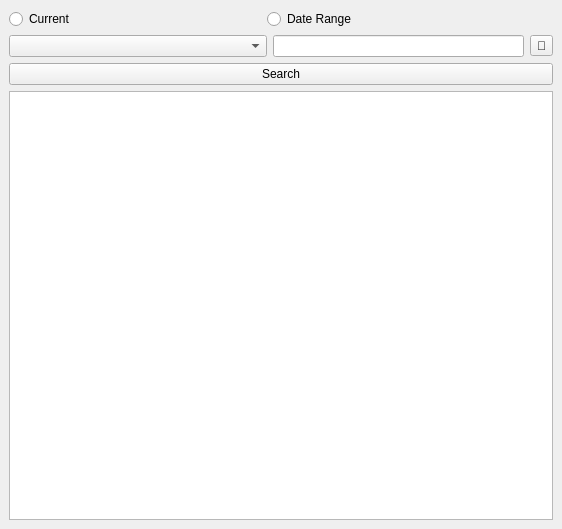
<?xml version="1.0" encoding="UTF-8"?>
<ui version="4.0">
 <class>MainWindow</class>
 <widget class="QMainWindow" name="MainWindow">
  <property name="geometry">
   <rect>
    <x>0</x>
    <y>0</y>
    <width>562</width>
    <height>529</height>
   </rect>
  </property>
  <property name="windowTitle">
   <string>MainWindow</string>
  </property>
  <widget class="QWidget" name="centralwidget">
   <layout class="QGridLayout" name="gridLayout">
    <item row="0" column="0">
     <widget class="QRadioButton" name="radioButton">
      <property name="sizePolicy">
       <sizepolicy hsizetype="Expanding" vsizetype="Fixed">
        <horstretch>0</horstretch>
        <verstretch>0</verstretch>
       </sizepolicy>
      </property>
      <property name="text">
       <string>Current</string>
      </property>
     </widget>
    </item>
    <item row="1" column="0" colspan="2">
     <widget class="QComboBox" name="comboBox">
      <property name="sizePolicy">
       <sizepolicy hsizetype="Expanding" vsizetype="Fixed">
        <horstretch>0</horstretch>
        <verstretch>0</verstretch>
       </sizepolicy>
      </property>
     </widget>
    </item>
    <item row="0" column="1" colspan="2">
     <widget class="QRadioButton" name="radioButton_2">
      <property name="sizePolicy">
       <sizepolicy hsizetype="Expanding" vsizetype="Fixed">
        <horstretch>0</horstretch>
        <verstretch>0</verstretch>
       </sizepolicy>
      </property>
      <property name="text">
       <string>Date Range</string>
      </property>
     </widget>
    </item>
    <item row="2" column="0" colspan="4">
     <widget class="QPushButton" name="pushButton">
      <property name="sizePolicy">
       <sizepolicy hsizetype="Expanding" vsizetype="Fixed">
        <horstretch>0</horstretch>
        <verstretch>0</verstretch>
       </sizepolicy>
      </property>
      <property name="text">
       <string>Search</string>
      </property>
     </widget>
    </item>
    <item row="1" column="3">
     <widget class="QToolButton" name="calendarButton">
      <property name="sizePolicy">
       <sizepolicy hsizetype="Preferred" vsizetype="Fixed">
        <horstretch>0</horstretch>
        <verstretch>0</verstretch>
       </sizepolicy>
      </property>
      <property name="text">
       <string>📅</string>
      </property>
     </widget>
    </item>
    <item row="1" column="2">
     <widget class="QLineEdit" name="dateRangeEdit">
      <property name="readOnly">
       <bool>true</bool>
      </property>
     </widget>
    </item>
    <item row="3" column="0" colspan="4">
     <widget class="QTableView" name="tableView">
      <property name="sizePolicy">
       <sizepolicy hsizetype="Expanding" vsizetype="Expanding">
        <horstretch>0</horstretch>
        <verstretch>0</verstretch>
       </sizepolicy>
      </property>
     </widget>
    </item>
   </layout>
   <zorder>tableView</zorder>
   <zorder>comboBox</zorder>
   <zorder>dateRangeEdit</zorder>
   <zorder>calendarButton</zorder>
   <zorder>radioButton</zorder>
   <zorder>radioButton_2</zorder>
   <zorder>pushButton</zorder>
  </widget>
 </widget>
 <resources/>
 <connections/>
</ui>
